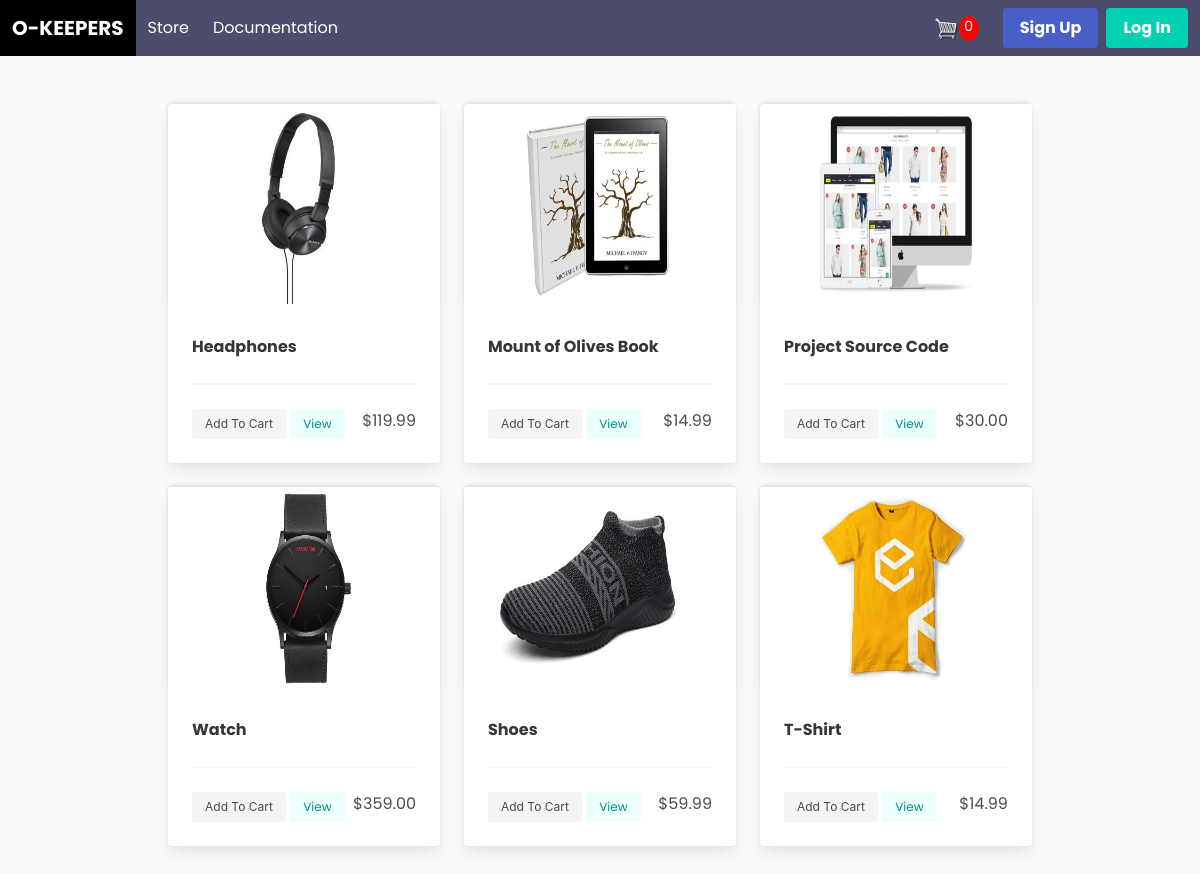
/store/, run on the app's committed database.
### shop/models.py (models this page shows, shortened)
class Product(models.Model):
    name = models.CharField(max_length=200, null=True)
    price = models.FloatField()
    image = models.ImageField(null=True, blank=True)
    @property
    def imageURL(self):
        try:
            url = self.image.url
        except:
            url = ''
        return url

### shop/views.py (the view)
# urls.py: path("store/", views.store, name="store"),
def store(request):
    products = Product.objects.all()
    context = {"products": products}
    return render(request, "shop/store.html", context)

### shop/templates/shop/store.html
{% extends 'shop/base.html' %}
{% load static %}
{% block content %}
    <section class="section">
        <div class="container">
            <div class="columns is-multiline">
                {% for product in products%}
                <div class="column is-4">
                    <div class="card">
                        <div class="card-image">
                            <img class="thumbnail" src="{{ product.imageURL }}" alt="">
                        </div>
                        <div class="card-content">
                            <strong>{{product.name}}</strong>
                            <hr>
                            <button data-product="{{product.id}}" data-action="add" class="button is-secondary is-light is-small update-cart">Add To Cart</button>
                            <a class="button is-primary is-light is-small">View </a>
                            <h4 class="prices">${{product.price|floatformat:2}}</h4>
                        </div>
                    </div>
                </div>
            {% endfor %}
        </div>
    </section>
{% endblock content %}

### static/css/main.css (style rules this page uses)
* { font-family: 'Poppins', sans-serif; }
body { background-color: hsl(0, 0%, 98%); }
h1,h2,h3,h4,h5,h6 { color:hsl(0, 0%, 30%); }
.thumbnail { width: 100%; height: 200px; -webkit-box-shadow: -1px -3px 5px -2px rgba(214,214,214,1); -moz-box-shadow: -1px -3px 5px -2px rgba(214,214,214,1); box-shadow: -1px -3px 5px -2px rgba(214,214,214,1); }
.prices { display: block; float:right; }

### data on the page
Product: imageURL (picture), name "Headphones", price "119.99"
Product: imageURL (picture), name "Mount of Olives Book", price "14.99"
Product: imageURL (picture), name "Project Source Code", price "30.00"
Product: imageURL (picture), name "Watch", price "359.00"
Product: imageURL (picture), name "Shoes", price "59.99"
Product: imageURL (picture), name "T-Shirt", price "14.99"
